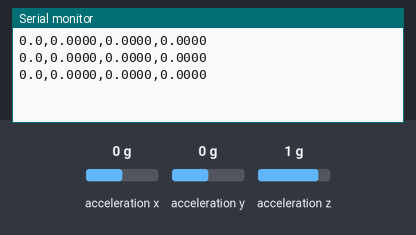
Simulated run of this sketch. Board: ESP32-S3. Parts: the last lines printed to the serial monitor. Wiring (inferred from the names in the program): MPU-6050 motion sensor at I2C address 0x68; MPU-6050 motion sensor at I2C address 0x69. The inputs (shaded band) are chosen by the test bench; at power-on: acceleration x 0 g, acceleration y 0 g, acceleration z 1 g.

Above: at 1.3 s.
1.4 s: acceleration x set to -1.4 g
At 1.69 s:
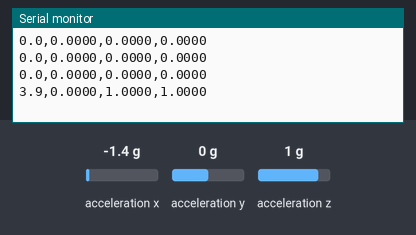
2.9 s: acceleration y set to -1.4 g
At 3.05 s:
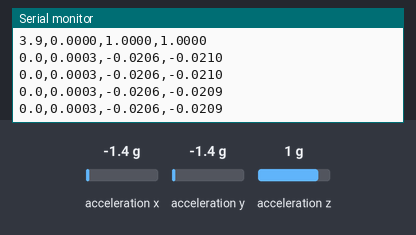
4.4 s: acceleration z set to -1.4 g
At 4.42 s:
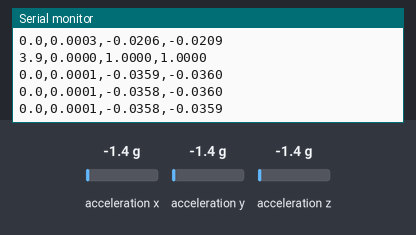
Timing chart, 0 to 7.4 s (numbered marks = the images above; inputs shaded):
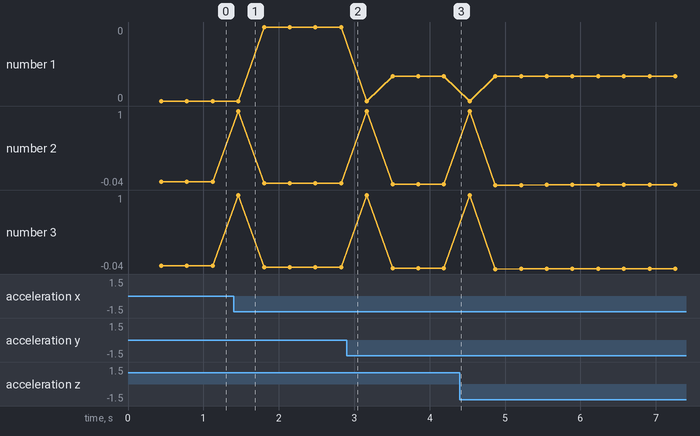

Measured:
- after the input at 1.4 s, the serial monitor: prints a new line after 0.06 s (image 1)
- plotted number 1: 0 → 0 after the input at 1.4 s, 0 → 0 after the input at 2.9 s
- plotted number 2: 0 → -0.02 after the input at 1.4 s, -0.02 → -0.04 after the input at 2.9 s, -0.04 → -0.04 after the input at 4.4 s
- plotted number 3: 0 → -0.02 after the input at 1.4 s, -0.02 → -0.04 after the input at 2.9 s, -0.04 → -0.04 after the input at 4.4 s

The sketch:

gen3d_ear_mpu6050_dual.ino
```cpp
/*
 * PROJECT: gen3d / Birch as Cybernetic System
 * DEVICE:  Dual vibration-sense node -- X-motor and Y-motor frame vibration
 *
 * Two MPU-6050 boards, one near the X-axis motor, one near the Y-axis motor.
 * As the head traces a circular path, X-velocity and Y-velocity are
 * sinusoidal but 90 degrees out of phase -- so the two sensors naturally
 * peak at different points around the revolution. The difference between
 * them gives a signal tied to the actual angle of travel, not a synthetic
 * wobble -- a genuine physical correlate of where the head is.
 *
 * Each sensor's vibration RMS is EMA-centred to its own ambient level (same
 * auto-calibration trick as the single-sensor version), then the two are
 * combined: voice = clamp(voiceX - voiceY, -1, 1).
 *
 * Streams "freqHz,voice,voiceX,voiceY" CSV every 100ms. main.py only reads
 * the first two fields, so the Pi side needs no changes. voiceX/voiceY are
 * included for debugging/tuning in the Serial Monitor.
 *
 * WIRING (shared I2C bus, different addresses via AD0):
 *   Sensor 1 (near X motor):  VCC->3V3  GND->GND  SCL->GPIO9  SDA->GPIO8  AD0->GND   (addr 0x68)
 *   Sensor 2 (near Y motor):  VCC->3V3  GND->GND  SCL->GPIO9  SDA->GPIO8  AD0->3V3   (addr 0x69)
 *   XCL / XDA / INT on both -- not connected
 *
 * MOUNTING: zip-tie/bolt to the frame as close to each motor as practical.
 * Keep leads long enough to reach but not so long they flop around.
 *
 * ARDUINO IDE SETTINGS:
 *   Board:            ESP32S3 Dev Module
 *   USB CDC On Boot:  Enabled
 *   Flash Size:       4MB (32Mb)
 *   Partition Scheme: Default 4MB with spiffs
 *   Upload Mode:      UART0 / Hardware CDC
 *   Upload Speed:     921600
 */

#define VERSION       "1.5"

#include <Wire.h>

// -- config --
#define SDA_PIN        8
#define SCL_PIN        9
#define ADDR_X         0x68   // AD0 -> GND
#define ADDR_Y         0x69   // AD0 -> 3V3

#define SAMPLE_COUNT   128    // samples per window
#define SAMPLE_US      1000   // ~1kHz per sensor
#define AMP_SCALE      0.02   // rms-g deviation for full +/-1 swing, per sensor
#define COMBINE_SCALE  1.0    // scales (voiceX - voiceY) before clamping
#define SEND_INTERVAL  100    // ms between serial outputs

float samplesX[SAMPLE_COUNT];
float samplesY[SAMPLE_COUNT];
float g_freqHz = 0.0f;
float g_avgX = -1.0f;
float g_avgY = -1.0f;
unsigned long lastSend = 0;

void mpuWake(uint8_t addr) {
  Wire.beginTransmission(addr);
  Wire.write(0x6B);  // PWR_MGMT_1
  Wire.write(0x00);  // wake up, internal 8MHz clock
  Wire.endTransmission();
}

void setup() {
  Serial.begin(115200);
  while (!Serial) delay(10);

  Wire.begin(SDA_PIN, SCL_PIN);
  Wire.setClock(400000);

  mpuWake(ADDR_X);
  mpuWake(ADDR_Y);
  delay(100);
}

// Reads accel XYZ from given I2C address, returns magnitude in g
float readAccelMagnitude(uint8_t addr) {
  Wire.beginTransmission(addr);
  Wire.write(0x3B);  // ACCEL_XOUT_H
  Wire.endTransmission(false);
  Wire.requestFrom((int)addr, 6, true);

  int16_t ax = (Wire.read() << 8) | Wire.read();
  int16_t ay = (Wire.read() << 8) | Wire.read();
  int16_t az = (Wire.read() << 8) | Wire.read();

  float fx = ax / 16384.0f;  // +/-2g range -> 16384 LSB/g
  float fy = ay / 16384.0f;
  float fz = az / 16384.0f;

  return sqrtf(fx * fx + fy * fy + fz * fz);
}

// Computes EMA-centred vibration voice (-1..+1) for one sensor's sample buffer
float voiceFromSamples(float *samples, float &avg_rms_state) {
  float sum = 0;
  for (int i = 0; i < SAMPLE_COUNT; i++) sum += samples[i];
  float mean = sum / SAMPLE_COUNT;

  float variance = 0;
  for (int i = 0; i < SAMPLE_COUNT; i++) {
    float d = samples[i] - mean;
    variance += d * d;
  }
  float rms = sqrtf(variance / SAMPLE_COUNT);

  if (avg_rms_state < 0) avg_rms_state = rms;
  // continuous slow EMA -- ~60-70s window, never freezes so it can self-correct
  // over several layers if the early baseline happened to be unrepresentative
  avg_rms_state = avg_rms_state * 0.9985f + rms * 0.0015f;

  float v = (rms - avg_rms_state) / (float)AMP_SCALE;
  return max(-1.0f, min(1.0f, v));
}

// Rough combined vibration frequency (display only) from the X sensor
float freqFromSamples(float *samples) {
  float sum = 0;
  for (int i = 0; i < SAMPLE_COUNT; i++) sum += samples[i];
  float mean = sum / SAMPLE_COUNT;

  int crossings = 0;
  for (int i = 1; i < SAMPLE_COUNT; i++) {
    if ((samples[i-1] - mean) * (samples[i] - mean) < 0) crossings++;
  }
  float windowSec = (float)(SAMPLE_COUNT * SAMPLE_US) / 1000000.0f;
  return (crossings / 2.0f) / windowSec;
}

void listenToMachine(float &voiceOut, float &voiceXOut, float &voiceYOut) {
  for (int i = 0; i < SAMPLE_COUNT; i++) {
    samplesX[i] = readAccelMagnitude(ADDR_X);
    samplesY[i] = readAccelMagnitude(ADDR_Y);
    delayMicroseconds(SAMPLE_US);
  }

  voiceXOut = voiceFromSamples(samplesX, g_avgX);
  voiceYOut = voiceFromSamples(samplesY, g_avgY);

  g_freqHz = freqFromSamples(samplesX);

  voiceOut = max(-1.0f, min(1.0f, (voiceXOut - voiceYOut) * (float)COMBINE_SCALE));
}

void checkResetCommand() {
  while (Serial.available()) {
    char c = Serial.read();
    if (c == 'R') {
      g_avgX = -1.0f;  // forces reseed on next sample -- fresh baseline this layer
      g_avgY = -1.0f;
    }
  }
}

void loop() {
  checkResetCommand();
  float voice, voiceX, voiceY;
  listenToMachine(voice, voiceX, voiceY);

  unsigned long now = millis();
  if (now - lastSend >= SEND_INTERVAL) {
    Serial.print(g_freqHz, 1);
    Serial.print(',');
    Serial.print(voice, 4);
    Serial.print(',');
    Serial.print(voiceX, 4);
    Serial.print(',');
    Serial.println(voiceY, 4);
    lastSend = now;
  }
}
```
